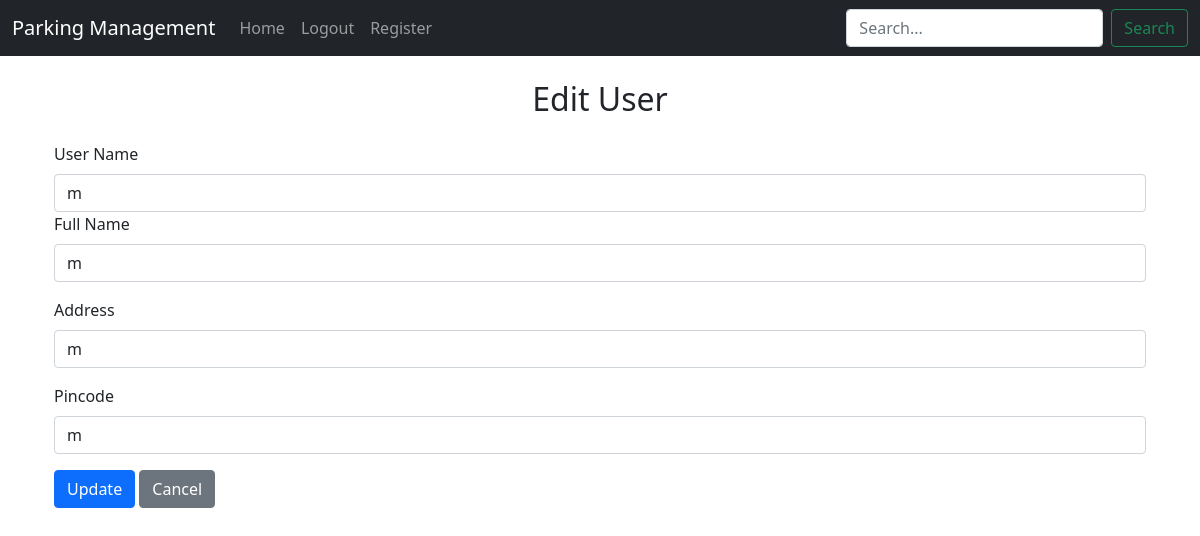
/edit_user/3 (signed in), run on the app's committed database.
### app.py (models this page shows)
class User(db.Model):
    __tablename__='user'
    id=db.Column(db.Integer,primary_key=True)
    username=db.Column(db.String(20),unique=True,nullable=False)
    password=db.Column(db.String(20),nullable=False)
    fullname=db.Column(db.String(20),nullable=False)
    address=db.Column(db.String(20),nullable=False)
    pincode=db.Column(db.String(20),nullable=False)
    bookings=db.relationship('Booking',back_populates='user', cascade='all, delete-orphan')

### app.py (the view, shortened to what this page needs)
@app.route('/edit_user/<int:user_id>', methods=['GET', 'POST'])
def edit_user(user_id):
    if 'username' not in session or session['username'] != 'admin':
        return redirect(url_for('login'))
    user = User.query.get_or_404(user_id)
    return render_template('edit_user.html', user=user)

### templates/edit_user.html (shortened to what this page needs)
{% extends 'base.html' %}
{% block content %}
<div class="container mt-4">
    <h2 class="mb-4 text-center">Edit User</h2>
    <form method="POST">
        <div class="mb-3">
            <label class="form-label">User Name</label>
            <input type="text" name="username" class="form-control" value="{{ user.username }}" required>
        <div class="mb-3">
            <label class="form-label">Full Name</label>
            <input type="text" name="fullname" class="form-control" value="{{ user.fullname }}" required>
        </div>
        <div class="mb-3">
            <label class="form-label">Address</label>
            <input type="text" name="address" class="form-control" value="{{ user.address }}" required>
        </div>
        <div class="mb-3">
            <label class="form-label">Pincode</label>
            <input type="text" name="pincode" class="form-control" value="{{ user.pincode }}" required>
        </div>
        <button type="submit" class="btn btn-primary">Update</button>
        <a href="{{ url_for('admin_user') }}" class="btn btn-secondary">Cancel</a>
    </form>
</div>
{% endblock %}

### data on the page
User: username "m", fullname "m", address "m", pincode "m"
